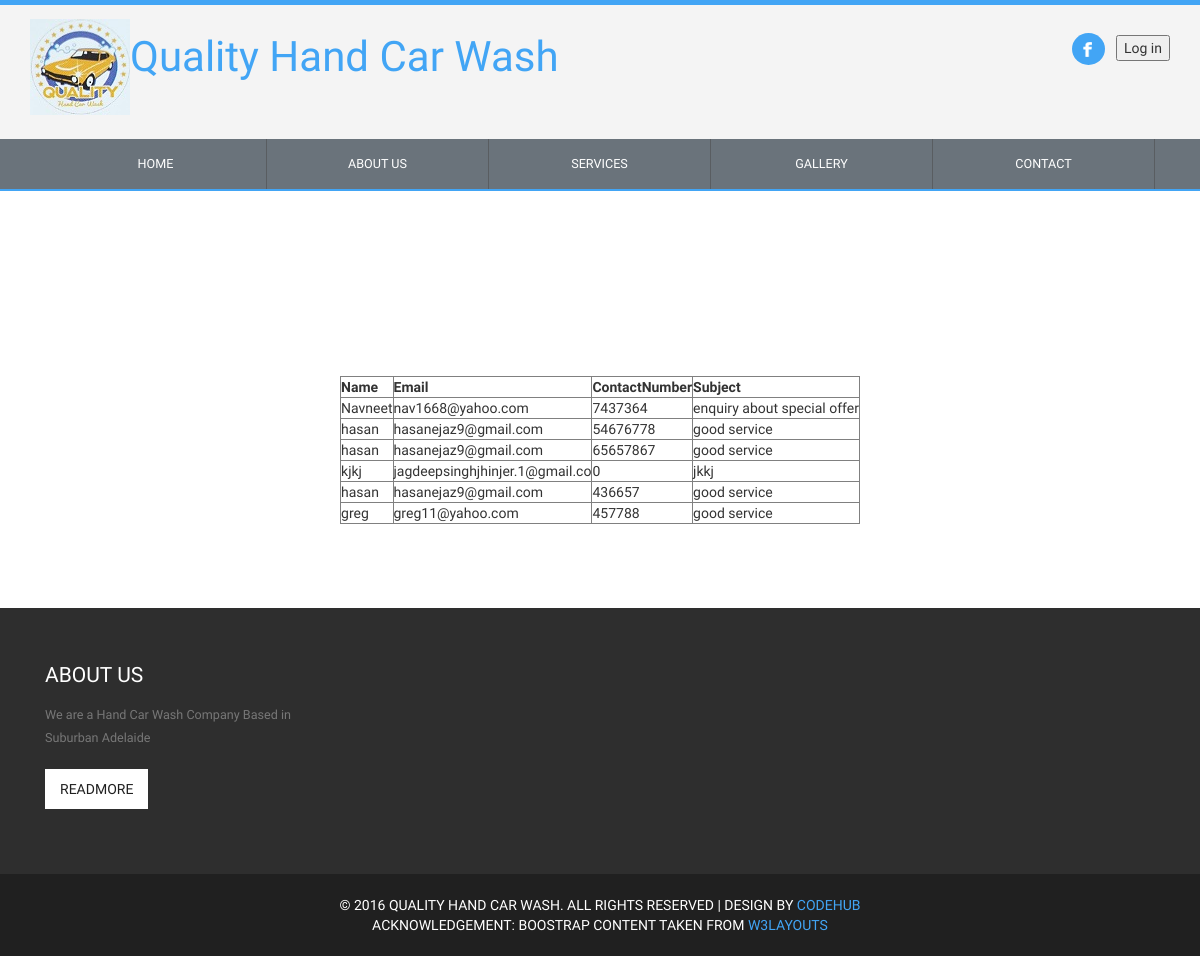
Page /feedback.php on the committed database.
### tables this page shows
CREATE TABLE IF NOT EXISTS `contact` (
  `Name` varchar(30) NOT NULL,
  `Email` varchar(30) NOT NULL,
  `ContactNumber` int(11) NOT NULL,
  `Subject` varchar(200) NOT NULL
);

### feedback.php (the view, shortened to what this page needs)
<!DOCTYPE HTML>
<html>
	<head>
		<link href="css/style.css" rel="stylesheet" type="text/css"  media="all" />
		<link href="css/bootstrap.css" rel="stylesheet" type="text/css" media="all">
		<link rel="stylesheet" href="css/responsiveslides.css">
	</head>
	<body>
		<div class="header">
		<div class="container">
				<div class="logo">
                  <p><img src="images/Car_Wash_Logo.jpg" width="100" height="96" alt=""/><a href="index.html">Quality Hand Car Wash</a>
                  </p>
				</div>
				<div class="top-search-social-nav">
					<ul>
						<li class="active"><a href="#"><img src="images/facebook.png" title="Facebook" alt=""> </a>
                        </li>
                         <button type="button">Log in</button>
					</ul>
				</div>
				<div class="clearfix"> </div>
		  </div>
		</div>
		<div class="top-nav">
				<div class="container">
	   			<div id="navbar" class="navbar-collapse collapse">
	              <ul class="nav navbar-nav">
	                  <li class="home"><a href="index.html">Home</a></li>
					  <li class=""><a href="about.html">About Us</a></li>
					  <li class=""><a href="services.html">Services</a></li>
					  <li class=""><a href="gallery.html">Gallery</a></li>
					  <li class="contact"><a href="contact.html">Contact</a></li>
	              </ul>
	            </div>
				</div>
			</div>
	<div class="content">
		<div class="container">
			<div class="grids">
				<h4></h4><h5> </h5>
<div class="section group">
  <div class="col-md-3 we-do"> </div>
</div>
			</div>
			<div class="recent-places">
			<?php
$conn = mysql_connect("localhost","root","");
$query = "Select * from contact  ";
print "<table align='center' cellpadding=2 cellspacing=2 border=1>
       <th>Name</th>
	   <th>Email</th>
	   <th>ContactNumber</th>
        <th>Subject</th>";
$results = mysql_query($query, $conn);
while ($row = mysql_fetch_assoc($results))   {
echo  "<tr><td>".$row['Name']."</td>";
      echo "<td>".$row['Email']."</td>";
     echo "<td>".$row['ContactNumber']."</td>";
       echo  "<td>".$row['Subject']."<br />"."</td></tr>";
}
print "</table>";
?>
			    </div>
                </div>
                </div>
	<div class="footer">
                  <div class="container">
			<div class="col-md-3 footer-grid">
				<h3>About us</h3>
				<p>We are a Hand Car Wash Company Based in Suburban Adelaide</p>
				<a href="#">ReadMore</a>
			</div>
			<div class="clearfix"> </div>
		</div>
	</div>
	<div class="copy-right">
		<p>&copy; 2016 Quality Hand Car Wash. All rights reserved | Design by <a href="https://sites.google.com/site/codehub05/"> CodeHub </a></p> <p> Acknowledgement: Boostrap content taken from <a href="http://w3layouts.com/"> W3layouts </a></p>
	</div>
	</body>
</html>

### css/style.css (style rules this page uses)
h4, h5, h6, h1, h2, h3 { margin: 0; }
ul, ol { margin: 0; }
p { margin: 0; }
html, body { font-family: 'Hind-Regular'; font-size: 100%; background:#fff; }
body { font-family: 'Sintony', sans-serif !important; border-top:5px solid #42A5F5; }
body a { text-decoration:none; transition:0.5s all; -webkit-transition:0.5s all; -moz-transition:0.5s all; -o-transition:0.5s all; -ms-transition:0.5s all; }
.header { padding:1em 0em; background:rgba(238, 238, 238, 0.63); }
.top-search-social-nav ul { margin:1em 0em 0em 0em; padding:0px; }
.logo { float:left; }
.logo a { font-size:3em; color: #42a5f5; font-family: 'Fjalla One', sans-serif; }
.top-search-social-nav ul li { display:inline-block; }
.top-search-social-nav ul li a { background: #000; padding: 8px 9px; -webkit-transition: all 0.3s ease-out; -moz-transition: all 0.3s ease-out; -ms-transition: all 0.3s ease-out; -o-transition: all 0.3s ease-out; transition: all 0.3s ease-out; display: block; margin: 0px 8px 0px 0px; -webkit-border-radius: 50%; -moz-border-radius: 50%; border-radius: 50%; font-family: 'Sintony', sans-serif; line-height: 1em; }
.top-search-social-nav li.active> a, .top-search-social-nav li> a:hover { background:#42a5f5; }
.top-search-social-nav { float:right; }
.top-nav { background:#6a737b; border-bottom: 2px solid #42A5F5; }
.top-nav ul li { display:inline-block; float:left; width:20%; border-right: 1px solid rgba(78, 78, 78, 0.57); }
.top-nav li a { padding: 15px 101px; display: block; text-transform: uppercase; color: #FFF; -webkit-transition: all 0.3s ease-out; -moz-transition: all 0.3s ease-out; -ms-transition: all 0.3s ease-out; -o-transition: all 0.3s ease-out; transition: all 0.3s ease-out; font-size: 0.9em; text-align: center; font-family: 'Sintony', sans-serif; }
.navbar-nav { float: none !important; }
.content { margin:6em 0em; }
.section { clear: both; padding: 0px; margin: 0px; }
.group:before, .group:after { content:""; display:table; }
.group:after { clear:both; }
.group { zoom:1; }
.grids h5 { float: right; width: 85%; background: url(../images/hd-bg.png) 0% 73% repeat-x; display: inline-block; padding: 10px; height: 15px; margin:0em; }
.recent-places { margin: 5em 0em 0em 0em; }
.we-do { padding: 0em 0.6em 0em 0em !important; }
.footer { background:#2E2E2E; padding:4em 0em; }
.footer-grid h3 { font-family: 'Sintony', sans-serif; color: #FFF; font-size: 1.5em; text-transform: uppercase; margin: 0em 0em 0.8em 0em; }
.footer-grid p { font-size: 0.9em; color: #777; line-height: 1.8em; font-family: 'Sintony', sans-serif; }
.footer-grid a { font-family: 'Sintony', sans-serif; color: #202020; font-size: 1em; text-transform: uppercase; background: #FFF; padding: 10px 15px; display: inline-block; margin: 9px 0; -webkit-transition: all 0.3s ease-out; -moz-transition: all 0.3s ease-out; -ms-transition: all 0.3s ease-out; -o-transition: all 0.3s ease-out; transition: all 0.3s ease-out; }
.copy-right { text-align:center; padding:1.5em 0em; background:#202020; }
.copy-right p { font-family: 'Sintony', sans-serif; color: #FFF; font-size: 1em; margin: 0em; text-transform: uppercase; }
.copy-right p a { color:#42a5f5; font-family: 'Sintony', sans-serif; -webkit-transition: all 0.3s ease-out; -moz-transition: all 0.3s ease-out; -ms-transition: all 0.3s ease-out; -o-transition: all 0.3s ease-out; transition: all 0.3s ease-out; }
@media (max-width:1366px) { .top-nav li a { padding: 15px 95.6px; } }
@media (max-width:1366px) { .grids h5 { width: 84%; } }
@media (max-width:1280px) { .top-nav li a { padding: 15px 87.9px; } }
@media (max-width:1280px) { .grids h5 { width: 84%; } }

### rows in the picture
contact: Name "Navneet", Email "nav1668@yahoo.com", ContactNumber "7437364", Subject "enquiry about special offer"
contact: Name "hasan", Email "hasanejaz9@gmail.com", ContactNumber "54676778", Subject "good service"
contact: Name "hasan", Email "hasanejaz9@gmail.com", ContactNumber "65657867", Subject "good service"
contact: Name "kjkj", Email "jagdeepsinghjhinjer.1@gmail.co", ContactNumber "0", Subject "jkkj"
contact: Name "hasan", Email "hasanejaz9@gmail.com", ContactNumber "436657", Subject "good service"
contact: Name "greg", Email "greg11@yahoo.com", ContactNumber "457788", Subject "good service"
